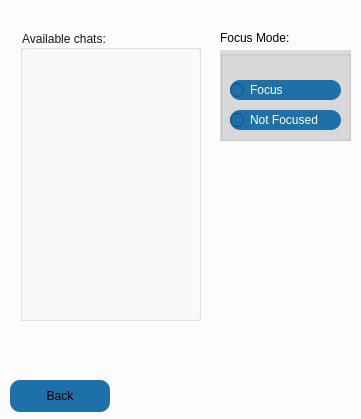
<?xml version="1.0" encoding="UTF-8"?>
<ui version="4.0">
 <class>ChatSelectionWindow</class>
 <widget class="QDialog" name="ChatSelectionWindow">
  <property name="geometry">
   <rect>
    <x>0</x>
    <y>0</y>
    <width>361</width>
    <height>419</height>
   </rect>
  </property>
  <property name="windowTitle">
   <string>Dialog</string>
  </property>
  <property name="styleSheet">
   <string notr="true">background-color: #fcfcfc
</string>
  </property>
  <widget class="QGroupBox" name="buttonContainer">
   <property name="geometry">
    <rect>
     <x>20</x>
     <y>30</y>
     <width>181</width>
     <height>291</height>
    </rect>
   </property>
   <property name="styleSheet">
    <string notr="true">background-color:rgba(255,255,255,0);
color: #171616</string>
   </property>
   <property name="title">
    <string>Available chats:</string>
   </property>
  </widget>
  <widget class="QPushButton" name="BackButton">
   <property name="geometry">
    <rect>
     <x>10</x>
     <y>380</y>
     <width>100</width>
     <height>32</height>
    </rect>
   </property>
   <property name="styleSheet">
    <string notr="true">background-color: #1e71a8;
border-radius: 10px;</string>
   </property>
   <property name="text">
    <string>Back</string>
   </property>
  </widget>
  <widget class="QGroupBox" name="groupBox">
   <property name="geometry">
    <rect>
     <x>220</x>
     <y>50</y>
     <width>131</width>
     <height>91</height>
    </rect>
   </property>
   <property name="styleSheet">
    <string notr="true">background-color: rgb(219,219,219);
color: black;
background-color::title: transparent;
</string>
   </property>
   <property name="title">
    <string/>
   </property>
   <widget class="QRadioButton" name="focusRadioButton">
    <property name="geometry">
     <rect>
      <x>10</x>
      <y>30</y>
      <width>111</width>
      <height>20</height>
     </rect>
    </property>
    <property name="styleSheet">
     <string notr="true">background-color: #1e71a8;
color:white;
border-radius: 10px;
</string>
    </property>
    <property name="text">
     <string>Focus</string>
    </property>
   </widget>
   <widget class="QRadioButton" name="notFocusRadioButton">
    <property name="geometry">
     <rect>
      <x>10</x>
      <y>60</y>
      <width>111</width>
      <height>20</height>
     </rect>
    </property>
    <property name="styleSheet">
     <string notr="true">background-color: #1e71a8;
color:white;
border-radius: 10px;</string>
    </property>
    <property name="text">
     <string>Not Focused </string>
    </property>
   </widget>
  </widget>
  <widget class="QLabel" name="label">
   <property name="geometry">
    <rect>
     <x>220</x>
     <y>30</y>
     <width>91</width>
     <height>16</height>
    </rect>
   </property>
   <property name="styleSheet">
    <string notr="true">background-color: transparent;
color: black;</string>
   </property>
   <property name="text">
    <string>Focus Mode:</string>
   </property>
  </widget>
 </widget>
 <resources/>
 <connections/>
</ui>
